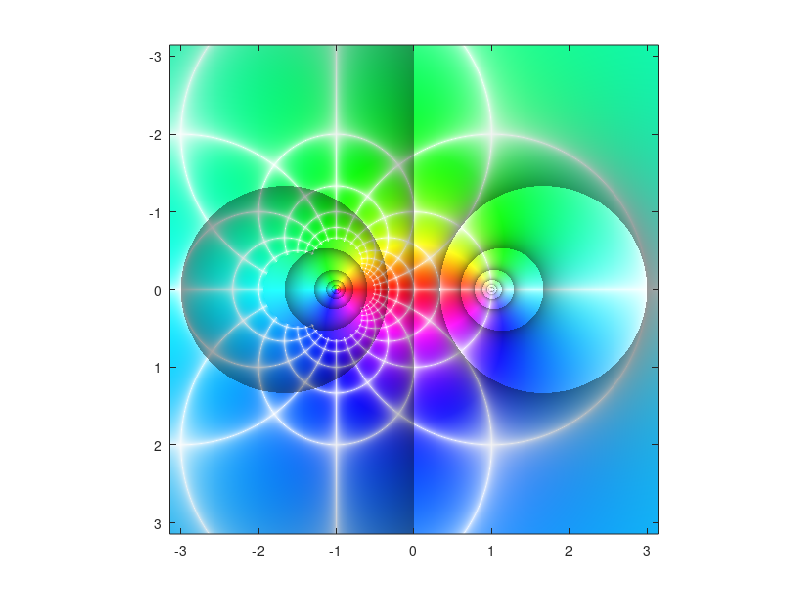

Source code (MATLAB):
function img=zvisual2(func)
%zvisual2('func')
%visualization of complex function (domain coloring)
%hue is the angle of complex function
%sat is the white grid of complex and imaginary parts of 
%    complex function.Grid is between [-pi pi] otherwise
%    it will reduce some details of image.
%val is absolute value of complex number.It is dicontinuous
%    and changes when log(abs(Z))/log(2) exceeds 1.
%sat and val are scaled so that their value comes in range
%of 0 to 1 
%
%usage
%
%   zvisual2  
%   calling zvisual2 without any argument draw (z-1)./(z+1)
%
%   zvisual2('sin(z)')
%   plots sin(z) from -pi to pi in x-axis  and -pi to pi in y-axis
%   
%   zvisual2('func')
%   'func' can be any function  
%   example: zvisual2('log(z)') , zvisual2( 'cot(z)')
%            zvisual2('z.^2 - 1./z') , zvisual2('z.^3-cos(z)')........
%   always use ./ .* .^ operators when passing 'func'
%   any function is drawn from -pi to pi on x-axis  and -pi to pi on y-axis  
%
%   to save image call function as 
%   img=zvisual2('log(z)');
%   imwrite(img,'domaincolor.png','png');
%   
	

if nargin==0
   func='(z-1)./(z+1)'; 
end
    
X  = linspace(-pi,pi,500);
Y  = linspace(-pi,pi,500);
lenx  = length(X);
leny  = length(Y);
Z     = zeros(length(X),length(Y));
colors= zeros(length(X),length(Y),3);
ColorMset = zeros(lenx,leny,3);
rgb   = zeros(lenx,leny,3);
for n = 1:lenx        
    Z(n,:)= Y(:)+i*X(n);
end

Z=feval(inline(func),Z);

m12 = log(2);

hue = angle(Z)/(2*pi);
hue = -min(min(hue))+hue;


abs_z= abs(Z);

z_real=real(Z);
z_imag=imag(Z);

%loop to limit imaginary and real values of function from -pi to pi
for m=1:length(X)*length(Y)
   if z_real(m)>pi || z_imag(m)>pi
      z_real(m)=pi;z_imag(m)=pi;
   elseif z_real(m)<-pi || z_imag(m)<-pi
      z_real(m)=-pi;z_imag(m)=-pi;
   else
      z_real(m)=z_real(m);z_imag(m)=z_imag(m);
   end
end

sat=mod(abs(cos(pi*z_imag).*cos(pi*z_real).*...
            sin(pi*z_imag).*sin(pi*z_real)).^0.5,1);
sat = 1 -(1-sat).^4; 

val = mod((log(abs_z)/m12),1);
val = 1 -(1-val).^3; 
val = 0.6 + val *0.4;


ColorMset(:,:,1) = hue;
ColorMset(:,:,2) = sat;
ColorMset(:,:,3) = val;

h_wait=waitbar(0,'Please  wait...');
for mm=1:lenx            
    for nn=1:leny        
           a  = ColorMset(mm,nn,1);
           s=ColorMset(mm,nn,2);
           v=ColorMset(mm,nn,3);
           zo = floor(6*a); 
           rough = (zo); 
           f = a*6 - zo;
           p = v*(1-s);
           q = v*(1-s*f);
           t = v*(1-s*(1-f));
 
           switch (rough)    
          case 0 
                r=v; g=t; b=p;
          case 1 
                r=q; g=v; b=p;
          case 2 
                r=p; g=v; b=t;
          case 3 
                r=p; g=q; b=v;
          case 4 
                r=t; g=p; b=v;
          case 5 
                r=v; g=p; b=q;
          end             
                 
        
      co = (256*r); 
      if(co>255)          
         co = 255; 
      end                 
      colors(mm,nn,1) = co;
      co = (256*g); 
      if(co>255)          
          co = 255; 
      end                 
      colors(mm,nn,2) = co;
      co = (256*b); 
      if(co>255)          
         co = 255; 
      end                 
      colors(mm,nn,3) = co;

      end            
    waitbar(mm/lenx,h_wait);
end               
close(h_wait);
colors_uint8=uint8(colors);
image(X,Y,uint8(colors))
axis square
if nargout==1
    img=colors_uint8;
end

%function end
